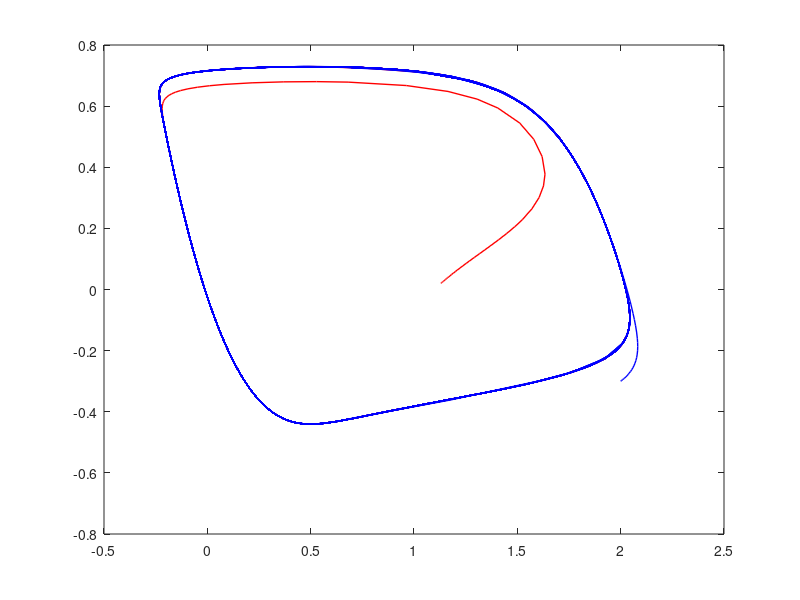

The MATLAB source for this figure: (Note: this script raises an error after producing the figure.)
f=@(t,Y) [-Y(1)*(Y(1)-1)*(Y(1)-2)-Y(2);...
    0.1*(Y(1)-0.2)-0.03];
% (1\sqrt(3))



IC_1 = [1.13;0.02];
IC_2 = [2;-0.3];
[tall_1, Yall_1] = ode45(f,[0,900], IC_1);
[tall_2, Yall_2] = ode45(f,[0,1000], IC_2);
figure
box on
plot(Yall_1(:,1), Yall_1(:,2), 'red', 'LineWidth', 1)
hold on
plot(Yall_2(:,1), Yall_2(:,2), 'blue', 'LineWidth', 1)
hold on
vectfieldn(f,-1:.15:2.5,-2:.15:2)
hold on
fplot(@(x) x.*(1-x).*(x-2), 'k', 'LineWidth',1)
axis([-1 2.5 -2 2])
% hold on
plot([1-1/sqrt(3) 1-1/sqrt(3)],[-2 2], 'k', 'LineWidth', 1)
xlabel('x');
ylabel('y');
legend('initial condition of (1.13,0.02)','initial condition of (2,-0.3)')

hold off

% figure
% plot(tall_1,Yall_1(:,1),'red')
% hold on
% plot(tall_1,Yall_1(:,2),'red.')
% hold on
% plot(tall_2,Yall_2(:,1),'blue')
% hold on
% plot(tall_2,Yall_2(:,2),'blue.')
% xlabel('t');
% ylabel('x,y');
% legend('x for initial condition of (0.15,-0.5)','y for initial condition of (0.15,-0.5)','x for initial condition of (0.15,-0.45)','y for initial condition of (0.15,-0.45)')
% 
% grid on
% plot([0.2 0.2],[-2 2], 'k', 'LineWidth', 1)